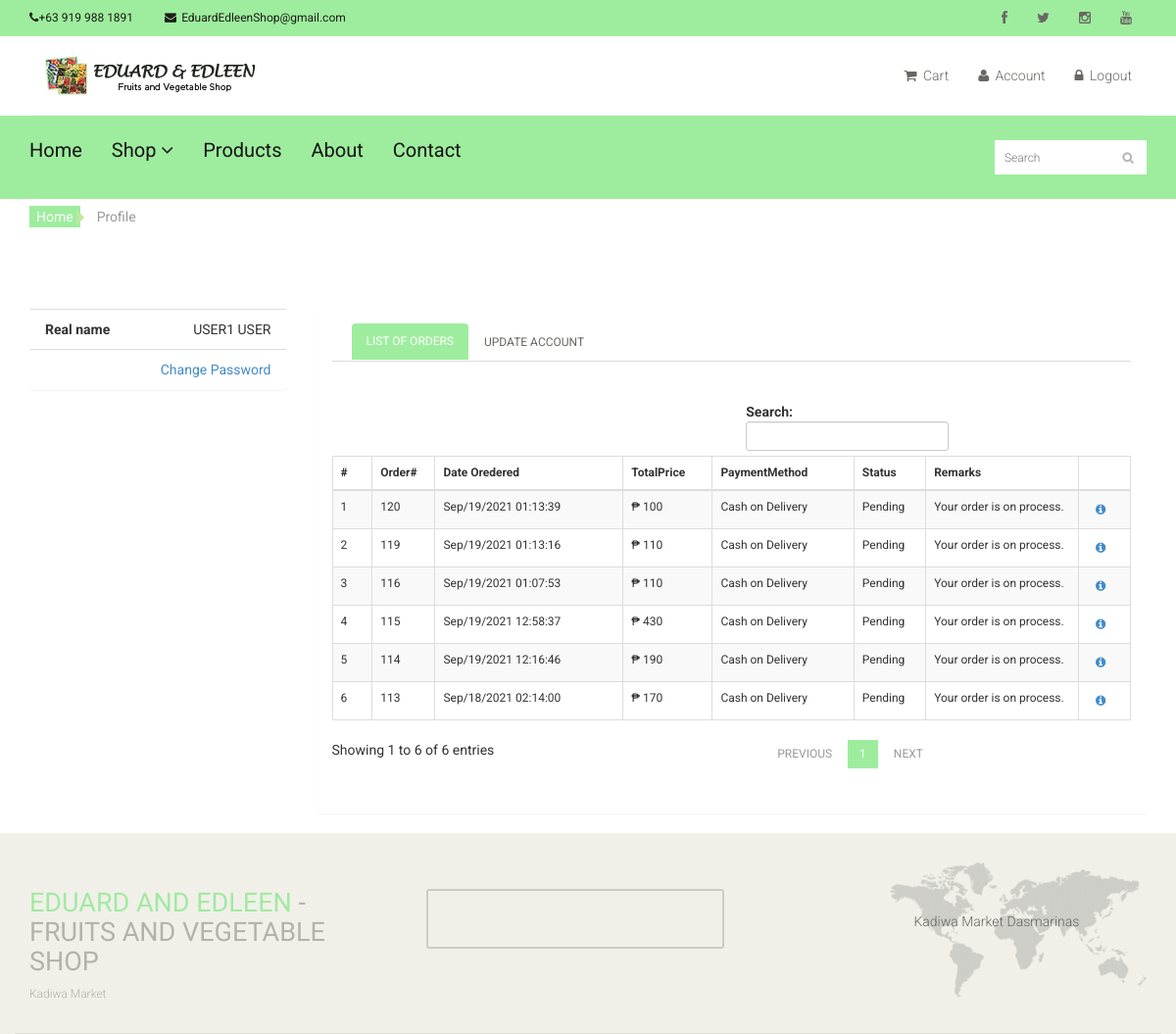
The app's page /index.php?q=profile (signed in) with its own data.
### tables this page shows
CREATE TABLE `tblcontact` (
  `CMS_CONTACT_ID` int(11) NOT NULL,
  `CMS_CONTACT_NAME` varchar(255) NOT NULL,
  `CMS_CONTACT_ADDRESS` varchar(255) NOT NULL,
  `CMS_CONTACT_EMAIL` varchar(255) NOT NULL,
  `CMS_CONTACT_PHONE` varchar(255) NOT NULL,
  `CMS_CONTACT_FB` varchar(255) NOT NULL,
  `CMS_CONTACT_IG` varchar(255) NOT NULL,
  `CMS_CONTACT_TWT` varchar(255) NOT NULL
);

CREATE TABLE `tblabout` (
  `CMS_ABOUT_ID` int(11) NOT NULL,
  `CMS_ABOUT_STORY` varchar(1999) NOT NULL,
  `CMS_ABOUT_MISSION` varchar(1999) NOT NULL,
  `CMS_ABOUT_VISION` varchar(1999) NOT NULL,
  `CMS_ABOUT_BUSINESSLOGO` varchar(255) NOT NULL
);

CREATE TABLE `tblcustomer` (
  `CUSTOMERID` int(11) NOT NULL,
  `FNAME` varchar(30) NOT NULL,
  `LNAME` varchar(30) NOT NULL,
  `MNAME` varchar(30) NOT NULL,
  `CUSHOMENUM` varchar(90) NOT NULL,
  `STREETADD` text NOT NULL,
  `BRGYADD` text NOT NULL,
  `CITYADD` text NOT NULL,
  `PROVINCE` varchar(80) NOT NULL,
  `COUNTRY` varchar(30) NOT NULL,
  `DBIRTH` date NOT NULL,
  `GENDER` varchar(10) NOT NULL,
  `PHONE` varchar(20) NOT NULL,
  `EMAILADD` varchar(40) NOT NULL,
  `ZIPCODE` int(6) NOT NULL,
  `CUSUNAME` varchar(20) NOT NULL,
  `CUSPASS` varchar(90) NOT NULL,
  `CUSPHOTO` varchar(255) NOT NULL,
  `TERMS` tinyint(4) NOT NULL,
  `DATEJOIN` date NOT NULL
);

CREATE TABLE `tblsummary` (
  `SUMMARYID` int(11) NOT NULL,
  `ORDEREDDATE` datetime NOT NULL,
  `CUSTOMERID` int(11) NOT NULL,
  `ORDEREDNUM` int(11) NOT NULL,
  `DELFEE` double NOT NULL,
  `PAYMENT` double NOT NULL,
  `PAYMENTMETHOD` varchar(30) NOT NULL,
  `reference_number` varchar(100) NOT NULL,
  `ORDEREDSTATS` varchar(30) NOT NULL,
  `ORDEREDREMARKS` varchar(125) NOT NULL,
  `ORDERADD` varchar(255) NOT NULL,
  `CLAIMEDADTE` datetime NOT NULL,
  `HVIEW` tinyint(4) NOT NULL,
  `USERID` int(11) NOT NULL
);

### index.php (called while the page is built, shortened)
<?php
require_once ("include/initialize.php");
require_once("theme/templates.php");
?>

### include/database.php (called while the page is built, shortened)
<?php
class Database {
	var $sql_string = '';
	private $conn;
	public function open_connection() {
		$this->conn = mysqli_connect(server,user,pass);
		if(!$this->conn){
			echo "Problem in database connection! Contact administrator!";
			exit();
		}else{
			$db_select = mysqli_select_db($this->conn,database_name);
		}
	}
	function setQuery($sql='') {
		$this->sql_string=$sql;
	}
	function executeQuery() {
		$result = mysqli_query($this->conn,$this->sql_string);
		return $result;
	}
	private function confirm_query($result) {
		return $result;
	}
	function loadResultList( $key='' ) {
		$cur = $this->executeQuery();
		$array = array();
		while ($row = mysqli_fetch_object($cur)) {
			if ($key) {
				$array[$row->$key] = $row;
			} else {
				$array[] = $row;
			}
		}
		return $array;
	}
	function loadSingleResult() {
		$cur = $this->executeQuery();
		while ($row = mysqli_fetch_object($cur)) {
		return $data = $row;
		}
	}
}
$mydb = new Database();
?>

### include/customers.php (called while the page is built, shortened)
<?php
require_once(LIB_PATH.DS.'database.php');
class Customer {
	protected static  $tblname = "tblcustomer";
	function single_customer($id=""){
			global $mydb;
			$mydb->setQuery("SELECT * FROM ".self::$tblname."
				Where CUSTOMERID= {$id} LIMIT 1");
			$cur = $mydb->loadSingleResult();
			return $cur;
	}
}
?>

### customer/profile.php (the view, shortened to what this page needs)
<?php
     $customer = New Customer();
      $res = $customer->single_customer($_SESSION['CUSID']);
    ?>
<section>
    <div class="container">
         <div class="breadcrumbs">
        <ol class="breadcrumb">
          <li><a href="#">Home</a></li>
          <li class="active">Profile</li>
        </ol>
      </div>
        <div class="row">
    <div class="col-sm-3">
        <div class="panel">
            <ul class="list-group">
                <li class="list-group-item text-right"><span class=
                "pull-left"><strong>Real name</strong></span>
                <?php echo $res->FNAME .' '.$res->LNAME; ?></li>
                <li class="list-group-item text-right">
                <div class="panel-group" id="accordion">
                  <a data-toggle="collapse" data-parent="#accordion" href="#collapseTwo"  >Change Password</a>
                </div>
                </li>
            </ul>
        </div>
    </div>
    <div class="col-sm-9">
        <div class="panel">
            <div class="panel-body">
                <ul class="nav nav-tabs" id="myTab">
                    <li class="active">
                        <a data-toggle="tab" href="#home">List of Orders</a>
                    </li>
                    <li>
                        <a data-toggle="tab" href="#settings">Update
                        Account</a>
                    </li>
                </ul>
                <div class="tab-content">
                    <div class="tab-pane active" id="home">
                        <div class="table-responsive" style="margin-top:5%;">
                            <form action=
                            "customer/controller.php?action=delete" method=
                            "post">
                                <table cellspacing="0" class=
                                "table table-striped table-bordered table-hover"
                                id="example" style="font-size:12px">
                                    <thead>
                                        <tr>
                                            <th>#</th>
                                            <th>Order#</th>
                                            <th>Date Oredered</th>
                                            <th>TotalPrice</th>
                                            <th>PaymentMethod</th>
                                            <th>Status</th>
                                            <th width="150px">Remarks</th>
                                            <th></th>
                                        </tr>
                                    </thead>
                                    <tbody>
                                        <?php
                                                                    $query = "SELECT * FROM `tblsummary`
                                                                  WHERE  `CUSTOMERID`=".$_SESSION['CUSID'] ." ORDER BY   `ORDEREDNUM` desc ";
                                                                  $mydb->setQuery($query);
                                                                  $cur = $mydb->loadResultList();
                                                                foreach ($cur as $result) {
                                                                  ?>
                                        <tr>
                                            <td width="5%"></td>
                                            <td>
                                            <?php echo  $result->ORDEREDNUM; ?>
                                            </td>
                                            <td>
                                            <?php echo date_format(date_create($result->ORDEREDDATE),"M/d/Y h:i:s") ; ?></td>
                                            <td>&#8369
                                            <?php echo  $result->PAYMENT; ?></td>
                                            <td>
                                            <?php echo  $result->PAYMENTMETHOD; ?></td>
                                            <td>
                                            <?php echo  $result->ORDEREDSTATS; ?></td>
                                            <td>
                                            <?php echo  $result->ORDEREDREMARKS; ?></td>
                                            <td class="tooltip-demo">
                                                <a class=
                                                "orderid btn btn-pup btn-xs"
                                                data-id=
                                                "<?php echo $result->ORDEREDNUM; ?>"
                                                data-target="#myOrdered"
                                                data-toggle="modal" href="#"
                                                title=
                                                "View list Of ordered products">
                                                <i class=
                                                "fa fa-info-circle fa-fw"
                                                data-placement="left"
                                                data-toggle="tooltip" title=
                                                "View Order"></i> </a>
                                            </td>
                                        </tr><?php
                                                                        }
                                                                        ?>
                                    </tbody>
                                </table>
                            </form>
                        </div>
                    </div>
                </div>
            </div>
        </div>
    </div>
  </div>
  </div>
</section>

### theme/templates.php (shortened to what this page needs)
<!DOCTYPE html>
<html lang="en">
<head>
    <link href="css/bootstrap.min.css" rel="stylesheet">
    <link href="css/font-awesome.min.css" rel="stylesheet">
    <link href="css/prettyPhoto.css" rel="stylesheet">
    <link href="css/price-range.css" rel="stylesheet">
    <link href="css/animate.css" rel="stylesheet">
  <link href="css/main.css" rel="stylesheet">
  <link href="css/responsive.css" rel="stylesheet">
    <link rel="stylesheet" href="css/multizoom.css" type="text/css" />
</head>
</head>
<body style="background-color:white" onload="totalprice()" >
  <header id="header">
    <div class="header_top">
      <div class="container">
        <div class="row">
          <div class="col-sm-6">
            <div class="contactinfo">
              <ul class="nav nav-pills">
              <?php
                $query = "SELECT * FROM `tblcontact` ";
                    $mydb->setQuery($query);
                    $contactcur = $mydb->loadSingleResult();
                ?>
                <li><a href="#"><i class="fa fa-phone"></i><?php echo $contactcur->CMS_CONTACT_PHONE ?></a></li>
                <li><a href="#"><i class="fa fa-envelope" style="margin-right:5px;"></i><?php echo  $contactcur->CMS_CONTACT_EMAIL ?></a></li>
              </ul>
            </div>
          </div>
          <div class="col-sm-6">
            <div class="social-icons pull-right">
              <ul class="nav navbar-nav">
                <li><a href="<?php echo  $contactcur->CMS_CONTACT_FB ?>"><i class="fa fa-facebook"></i></a></li>
                <li><a href="<?php echo  $contactcur->CMS_CONTACT_TWT ?>"><i class="fa fa-twitter"></i></a></li>
                <li><a href="<?php echo  $contactcur->CMS_CONTACT_IG ?>"><i class="fa fa-instagram"></i></a></li>
                <li><a href="#"><i class="fa fa-youtube"></i></a></li>
              </ul>
            </div>
          </div>
        </div>
      </div>
    </div>
    <div class="header-middle">
      <div class="container">
        <div class="row">
          <div class="col-md-4 clearfix">
            <div class="logo pull-left">
            <?php
                    $query = "SELECT * FROM `tblabout` ";
                    $mydb->setQuery($query);
                    $logocur = $mydb->loadSingleResult();
                ?>
              <a href="<?php echo web_root?>"><img src="<?php echo web_root."admin/cms/".$logocur->CMS_ABOUT_BUSINESSLOGO?>" alt="" /></a>
            </div>
          </div>
          <div class="col-md-8 clearfix">
            <div class="shop-menu clearfix pull-right">
              <ul class="nav navbar-nav">
                <li><a href="<?php echo web_root;?>index.php?q=cart"><i class="fa fa-shopping-cart"></i> Cart</a></li>
                <?php if (isset($_SESSION['CUSID'] )) { ?>
                  <li><a href="<?php echo web_root?>index.php?q=profile"><i class="fa fa-user"></i> Account</a></li>
                  <li><a   href="<?php echo web_root?>logout.php"><i class="fa fa-lock"></i> Logout</a></li>
                <?php }else{ ?>
                <li><a data-target="#smyModal" data-toggle="modal"  href=""><i class="fa fa-lock"></i> Login</a></li>
              <?php } ?>
              </ul>
            </div>
          </div>
        </div>
      </div>
    </div>
    <div class="header-bottom">
      <div class="container">
        <div class="row">
          <div class="col-sm-9">
            <div class="mainmenu pull-left">
              <ul class="nav navbar-nav collapse navbar-collapse">
                <li><a href="<?php echo web_root;?>">Home</a></li>
                <li class="dropdown"><a href="#">Shop<i class="fa fa-angle-down"></i></a>
                                </li>
                <li><a href="<?php web_root?>index.php?q=product">Products</a></li>
                <li><a href="<?php web_root?>index.php?q=about">About</a></li>
                <li><a href="<?php web_root?>index.php?q=contact">Contact</a></li>
              </ul>
            </div>
          </div>
          <div class="col-sm-3">
            <form action="<?php echo web_root?>index.php?q=product" method="POST" >
              <div class="search_box pull-right">
                <input type="text" name="search" placeholder="Search"/>
              </div>
            </form>
          </div>
        </div>
      </div>
    </div>
  </header>
          <?php
            require_once $content;
         ?>
    <footer id="footer">
    <div class="footer-top">
      <div class="container">
        <div class="row">
          <div class="col-sm-4">
            <div class="companyinfo">
              <h2><span>Eduard and Edleen </span>- Fruits and Vegetable Shop</h2>
              <p>Kadiwa Market</p>
            </div>
          </div>
          <div class="col-sm-5">
            <div class="col-sm-6">
              <div class="video-gallery text-center">
                <a href="#">
                   <iframe  class="iframe-img"  src="https://www.youtube.com/embed/J4NvnuVhxus" frameborder="0" allow="accelerometer; autoplay; encrypted-media; gyroscope; picture-in-picture" allowfullscreen></iframe>
                </a>
              </div>
            </div>
          </div>
          <div class="col-sm-3">
            <div class="address">
              <img src="images/home/map.png" alt="" />
              <p>Kadiwa Market Dasmarinas </p>
            </div>
          </div>
        </div>
      </div>
    </div>
  </footer>
</body>
</html>

### records on screen
tblcontact: CMS_CONTACT_PHONE "+63 919 988 1891", CMS_CONTACT_EMAIL "EduardEdleenShop@gmail.com"
tblabout: CMS_ABOUT_BUSINESSLOGO (picture)
tblcustomer: FNAME "USER1", LNAME "USER"
tblsummary: ORDEREDNUM "120", ORDEREDDATE "Sep/19/2021 01:13:39", PAYMENT "100", PAYMENTMETHOD "Cash on Delivery", ORDEREDSTATS "Pending", ORDEREDREMARKS "Your order is on process."
tblsummary: ORDEREDNUM "119", ORDEREDDATE "Sep/19/2021 01:13:16", PAYMENT "110", PAYMENTMETHOD "Cash on Delivery", ORDEREDSTATS "Pending", ORDEREDREMARKS "Your order is on process."
tblsummary: ORDEREDNUM "116", ORDEREDDATE "Sep/19/2021 01:07:53", PAYMENT "110", PAYMENTMETHOD "Cash on Delivery", ORDEREDSTATS "Pending", ORDEREDREMARKS "Your order is on process."
tblsummary: ORDEREDNUM "115", ORDEREDDATE "Sep/19/2021 12:58:37", PAYMENT "430", PAYMENTMETHOD "Cash on Delivery", ORDEREDSTATS "Pending", ORDEREDREMARKS "Your order is on process."
tblsummary: ORDEREDNUM "114", ORDEREDDATE "Sep/19/2021 12:16:46", PAYMENT "190", PAYMENTMETHOD "Cash on Delivery", ORDEREDSTATS "Pending", ORDEREDREMARKS "Your order is on process."
tblsummary: ORDEREDNUM "113", ORDEREDDATE "Sep/18/2021 02:14:00", PAYMENT "170", PAYMENTMETHOD "Cash on Delivery", ORDEREDSTATS "Pending", ORDEREDREMARKS "Your order is on process."
